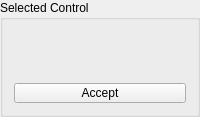
     <widget class="QGroupBox" name="groupBox_7">
      <property name="title">
       <string>Selected Control</string>
      </property>
      <layout class="QVBoxLayout" name="verticalLayout_9">
       <item>
        <widget class="QELabelPlugin" name="qcalabelplugin_9">
         <property name="minimumSize">
          <size>
           <width>140</width>
           <height>20</height>
          </size>
         </property>
         <property name="maximumSize">
          <size>
           <width>16777215</width>
           <height>20</height>
          </size>
         </property>
         <property name="palette">
          <palette>
           <active>
            <colorrole role="Base">
             <brush brushstyle="SolidPattern">
              <color alpha="255">
               <red>170</red>
               <green>255</green>
               <blue>127</blue>
              </color>
             </brush>
            </colorrole>
           </active>
           <inactive>
            <colorrole role="Base">
             <brush brushstyle="SolidPattern">
              <color alpha="255">
               <red>170</red>
               <green>255</green>
               <blue>127</blue>
              </color>
             </brush>
            </colorrole>
           </inactive>
           <disabled>
            <colorrole role="Base">
             <brush brushstyle="SolidPattern">
              <color alpha="255">
               <red>239</red>
               <green>239</green>
               <blue>239</blue>
              </color>
             </brush>
            </colorrole>
           </disabled>
          </palette>
         </property>
         <property name="autoFillBackground">
          <bool>false</bool>
         </property>
         <property name="alignment">
          <set>Qt::AlignCenter</set>
         </property>
         <property name="variable" stdset="0">
          <string>SR14ID01:CONTROL_SELECT_CMD</string>
         </property>
         <property name="precision" stdset="0">
          <UInt>3</UInt>
         </property>
        </widget>
       </item>
       <item>
        <widget class="QELabelPlugin" name="qcalabelplugin_10">
         <property name="minimumSize">
          <size>
           <width>140</width>
           <height>20</height>
          </size>
         </property>
         <property name="maximumSize">
          <size>
           <width>16777215</width>
           <height>20</height>
          </size>
         </property>
         <property name="alignment">
          <set>Qt::AlignCenter</set>
         </property>
         <property name="variable" stdset="0">
          <string>SR14ID01:CONTROL_SELECT_STATUS</string>
         </property>
         <property name="precision" stdset="0">
          <UInt>3</UInt>
         </property>
         <property name="buddy">
          <cstring>qcapushbuttonplugin</cstring>
         </property>
        </widget>
       </item>
       <item>
        <widget class="QCaPushButtonPlugin" name="qcapushbuttonplugin">
         <property name="minimumSize">
          <size>
           <width>140</width>
           <height>20</height>
          </size>
         </property>
         <property name="maximumSize">
          <size>
           <width>16777215</width>
           <height>20</height>
          </size>
         </property>
         <property name="text">
          <string>Accept</string>
         </property>
         <property name="variable" stdset="0">
          <string>SR14ID01:BL_ACCEPT_CMD</string>
         </property>
        </widget>
       </item>
      </layout>
     </widget>
